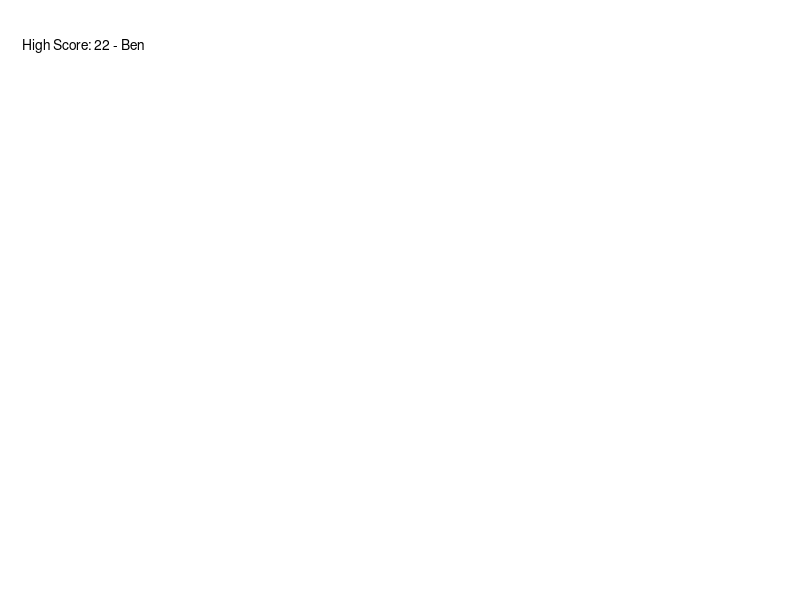

The MATLAB script that drew this image: (Note: this script raises an error after producing the figure.)
function launch_Pinball(varargin)
warning('off','MATLAB:singularMatrix')
close all
% Make figure
f = figure;
axis([0 10 -1 10])
axis square
axis off
hold on

% Initial conditions
g = -9.8/4;
dt = 0.05;
FlipInc = 5; % Number of increments the flippers move to
currentBS = [9.75 0.25]; % X and Y
currentBS(3) = -.1; % X vel
currentBS(4) = 0; % Y vel
plunger = 0; % Plunger depth
plungeRel = 0; % Has plunger been released yet?
% If we are resetting with some points
if length(varargin) == 1
    Points = varargin(1);
    Points = Points{1};
else
    Points = 0;
end

if ~exist('highscores.mat', 'file') % If there's no highscore file
    highScore = 0;
    highName = 'None';
    save('highscores', 'highScore', 'highName') % Make a new one
end
load('highscores', 'highScore', 'highName')

% Display the high score in the top left corner
highText = ['High Score: ',num2str(highScore), ' - ', highName];
hst = text(-3,10,highText);
hst.FontSize = 14;
% Display points
t = title(['Points: ', num2str(Points)]);

% Define Walls
Walls = [...
      % X1 Y1 X2 Y2 CoR
        0 4.5 0 6 .9; ... % Left
        2 10 7 10 .6; ... % Top
        10 0 10 7 .9; ... % Right out
        9.5 0 9.5 4.75 1; ... % Right in
        0.5 4.75 3 1 .9; ... % Bottom left upper
        0 4.5 3 0 .6; ... % Bottom left lower
        9.5 4.75 7 1 .9; ... % Bottom right
        0 6 2 10 .7; ... Top left
        7 10 10 7 .7; ... % Top right
%         9.5 6.5 10 6 .9; ...
%         9.5 6.5 10 7 .9; ...
        ];
% Plot Walls
for i = 1:length(Walls(:,1))
    thewall = Walls(i,:);
    xWall = [thewall(1), thewall(3)];
    yWall = [thewall(2), thewall(4)];
    wallfig = line(xWall, yWall);
end

% Define Circles
Circles = [...
      % origin x, origin y, radius, CoR
        4 6 .5 1.1; ...
        6 6 .5 1.1; ...
        5 8 .5 1.1; ...
%         5 4 .5 1.1; ...
        ];
% Plot the Circles
ang=0:0.01:2*pi;
for i = 1:length(Circles(:,1))
    thecirc = Circles(i,:);
    xCirc=thecirc(3)*cos(ang)+thecirc(1);
    yCirc=thecirc(3)*sin(ang)+thecirc(2);
    wallfig = plot(xCirc,yCirc);
end

% Define Flippers (same format as walls)
FlipLeft = [3 1 4.5 0 .9;]; % Left
FlipRight = [7 1 5.5 0 .9;]; % Right
% Plot FLippers
xFlipL = [FlipLeft(1), FlipLeft(3)];
yFlipL = [FlipLeft(2), FlipLeft(4)];
leftFlipFig = line(xFlipL, yFlipL);
xFlipR = [FlipRight(3), FlipRight(1)];
yFlipR = [FlipRight(4), FlipRight(2)];
rightFlipFig = line(xFlipR, yFlipR);

% Predetermine values for the endpoints when the flipper rotates
% Get flipper length (using hypot of dX and dY)
flipRad = hypot((FlipLeft(3)-FlipLeft(1)),(FlipLeft(4)-FlipLeft(2)));
% Get angles when it's down and when it's up (arctan of slope)
thetaDown = atan((FlipLeft(4)-FlipLeft(2))/(FlipLeft(3)-FlipLeft(1)));
thetaUp = -thetaDown;
thetaRange = linspace(thetaDown, thetaUp, FlipInc);
% Get endpoint values based on the range, length, and offset from origin
xRotL = flipRad .* cos(thetaRange) + FlipLeft(1);
xRotR = -flipRad .* cos(thetaRange) + FlipRight(1);
yRot = flipRad .* sin(thetaRange) + FlipLeft(2);
% Get flipper speed
vRotL = diff(xRotL);
vRoty = diff(yRot);
newV = hypot(vRotL, vRoty) / dt; % vector add vx and vy
maxV = newV(1);

% Initial plot
X = currentBS(1);
Y = currentBS(2);
ballScat = scatter(X,Y);
thefig = gcf;
% Define key press functions
set(thefig, 'KeyPressFcn', @KeyPress, 'KeyReleaseFcn', @KeyRelease);
% Instructions
bottext = text(5,-1,'Hold and release the spacebar to plunge',...
    'HorizontalAlignment', 'center');
bottext.FontSize = 15;

% Plot plunger
plunge = rectangle('Position',[9.6,-1,.3,1]);
while ~plungeRel % While the plunger has not been released
    pause(.5)
    currentBS(4) = currentBS(4) + min([plunger,15]) / 3; % Set new initial Vy
    plungeHeight = 1 - (min([plunger,15]) / 16);
    try
        set(plunge, 'Position', [9.6,-1,.3,plungeHeight]); % Change the plunger look
    end
    drawnow
end
% Reset plunger image and change instructions
set(plunge, 'Position', [9.6,-1,.3,.95]);
set(bottext, 'string', 'Use the ''A'' and ''L'' keys to activate the flippers')
drawnow

lfCount = 0; % The index of the specific endpoint in the array of flipper endpts
rfCount = 0;
leftPos = 0; % Where should the flipper be (0 = down, 2 = up)
rightPos = 0;

% MAIN WHILE LOOP --------------------
while currentBS(2) > -0.1 % While the ball is above y = 0 (the bottom)
    % not >= 0 because of small inaccuracies
    Flippers = [FlipLeft; FlipRight];
    % Apply gravity
    currentBS(4) = currentBS(4) + g * dt;
    % Check ballstate before moving the flipper
    [possibleBS1, Points1] = updateBallState(currentBS, dt, Walls, Circles, Flippers, Points);
    
    if abs(FlipLeft(4) - leftPos) > 1e-5 % If the flipper is not where it's supposed to be
        lfCount = lfCount + 1*sign(leftPos - FlipLeft(4)); % Increment the index (up or down)
        if (lfCount > 0) && (lfCount <= length(xRotL))
            % Change the flipper endpt
            % Also set the max addVel to the maxV
            FlipLeft = [3 1 xRotL(lfCount) yRot(lfCount) maxV*sign(leftPos - FlipLeft(4))]; 
        end
    else
        FlipLeft(5) = 0; % Reset addVel
    end
    % Same as the left
    if abs(FlipRight(4) - rightPos) > 1e-5
        rfCount = rfCount + 1*sign(rightPos - FlipRight(4));
        if (rfCount > 0) && (rfCount <= length(xRotR))
            FlipRight = [7 1 xRotR(rfCount) yRot(rfCount) maxV*sign(rightPos - FlipRight(4))];
        end
    else
        FlipRight(5) = 0;
    end
    % Update Plots
    try
        set(leftFlipFig, 'XData', [FlipLeft(1), FlipLeft(3)], 'YData', [FlipLeft(2), FlipLeft(4)]);
        set(rightFlipFig, 'XData', [FlipRight(1), FlipRight(3)], 'YData', [FlipRight(2), FlipRight(4)]);
    end
    drawnow
    Flippers = [FlipLeft; FlipRight];
    % Check ballstate after moving flipper
    [possibleBS2, Points2] = updateBallState(currentBS, dt, Walls, Circles, Flippers, Points);

    % If the velocities before == velocities after (for pBS1), the ball did 
    % not contact the wall. Use pBS2. 
    if (possibleBS1(3) == currentBS(3)) && (possibleBS1(4) == currentBS(4)) ...
            && (sign(currentBS(4)) ~= sign(rightPos - FlipRight(4)))
        currentBS = possibleBS2;
        Points = Points2;
    else
        currentBS = possibleBS1;
        Points = Points1;
    end
    
    % Update graph
    try
        set(ballScat, 'XData', currentBS(1), 'YData',currentBS(2))
    end
    t = title(['Points: ', num2str(Points)]);
    drawnow
end
% If the ball ended in the plunger, reset with the number of points
if abs(currentBS(1) - 9.75) <= .5
    launch_Pinball(Points)
else
    % When the game ends
    if Points > highScore % If new high score
        highScore = Points;
        % Get name
        highNameCell = inputdlg('Please enter your name', 'New high score!');
        highName = highNameCell{1};
        % Update file and plot
        save('highscores', 'highScore', 'highName')
        highText = ['High Score: ',num2str(highScore), ' - ', highName];
        set(hst, 'string', highText);
        drawnow
    end
    % New instructions
    try
        set(bottext, 'string', 'Gee Dangit. Press ''R'' to restart or ''Q'' to quit')
    end
end

    function KeyPress(~,eventdata)
        % Utilizes keypresses to move the x/y coordinates of the ball or
        % quits the simulation
        switch eventdata.Character
            case 'q'
                currentBS(2) = -Inf;
                close(gcf)
            case 'a'
                leftPos = 2;
            case 'l'
                rightPos = 2;
            case 'r'
                launch_Pinball() % recurse
            case ' '
                plunger = plunger + .5; % Add plunger depth
        end
        
    end

    function KeyRelease(~,eventdata)
        switch eventdata.Character
            case 'a'
                leftPos = 0;
            case 'l'
                rightPos = 0;
            case ' '
                plungeRel = 1; % RELEASE THE KRAKEN!!!!
        end
    end
end